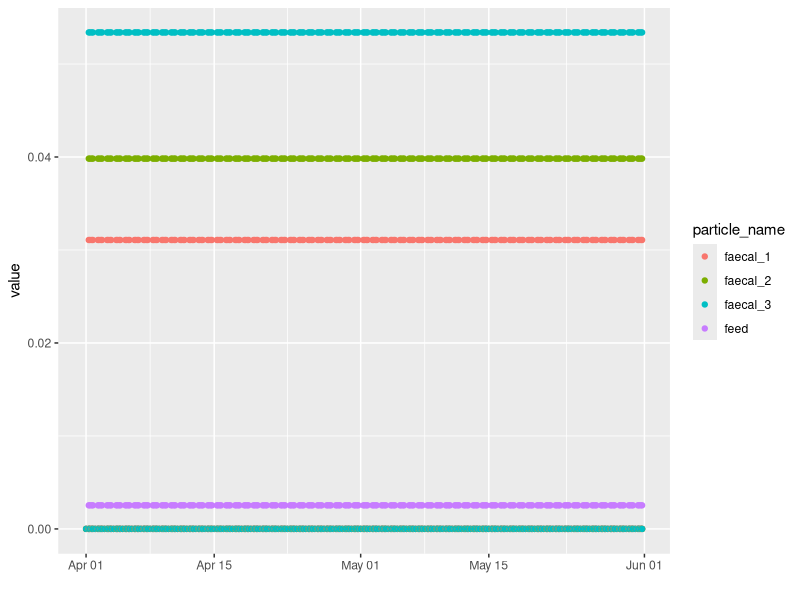

Here is the R script that generated this plot:
## ---- chunk 1
knitr::opts_chunk$set(collapse = TRUE)
## ---- chunk 2
#libraries
library(here)
library (dplyr)
library(tidyr)
library(ggplot2)
## ---- chunk 3
start_date<- "2021-04-01"
end_date<- "2021-05-31"

my_date_format<- "%Y-%m-%d %H:%M"
time_interval <- "1440 min"

time1 <- "00:01"
end_time <- "23:59"
time2 <- "06:59"
time3 <- "07:00"
time4 <- "10:00"
time5 <- "10:01"
time6 <- "14:59"
time7 <- "15:00"
time8 <- "18:00"
time9 <- "18:01"

feed_release <- 0.002536783
faecal1_release <- 0.031075596
faecal2_release <- 0.039827499
faecal3_release <- 0.05339929


start_time1<-as.POSIXct(paste(start_date, time1),format=my_date_format)
end_time1<-as.POSIXct(paste(end_date, end_time),format=my_date_format)
start_time2<-as.POSIXct(paste(start_date, time2),format=my_date_format)
end_time2<-as.POSIXct(paste(end_date, time2),format=my_date_format)
start_time3<-as.POSIXct(paste(start_date, time3),format=my_date_format)
end_time3<-as.POSIXct(paste(end_date, time3),format=my_date_format)
start_time4<-as.POSIXct(paste(start_date, time4),format=my_date_format)
end_time4<-as.POSIXct(paste(end_date, time4),format=my_date_format)
start_time5<-as.POSIXct(paste(start_date, time5),format=my_date_format)
end_time5<-as.POSIXct(paste(end_date, time5),format=my_date_format)
start_time6<-as.POSIXct(paste(start_date, time6),format=my_date_format)
end_time6<-as.POSIXct(paste(end_date, time6),format=my_date_format)
start_time7<-as.POSIXct(paste(start_date, time7),format=my_date_format)
end_time7<-as.POSIXct(paste(end_date, time7),format=my_date_format)
start_time8<-as.POSIXct(paste(start_date, time8),format=my_date_format)
end_time8<-as.POSIXct(paste(end_date, time8),format=my_date_format)
start_time9<-as.POSIXct(paste(start_date, time9),format=my_date_format)
end_time9<-as.POSIXct(paste(end_date, time9),format=my_date_format)

## ---- chunk 4
df1<-setNames(data.frame(seq(from=start_time1,to=end_time1,by=time_interval,format=my_date_format)),"time")
df2<-setNames(data.frame(seq(from=start_time2,to=end_time2,by=time_interval,format=my_date_format)),"time")
df3<-setNames(data.frame(seq(from=start_time3,to=end_time3,by=time_interval,format=my_date_format)),"time")
df4<-setNames(data.frame(seq(from=start_time4,to=end_time4,by=time_interval,format=my_date_format)),"time")
df5<-setNames(data.frame(seq(from=start_time5,to=end_time5,by=time_interval,format=my_date_format)),"time")
df6<-setNames(data.frame(seq(from=start_time6,to=end_time6,by=time_interval,format=my_date_format)),"time")
df7<-setNames(data.frame(seq(from=start_time7,to=end_time7,by=time_interval,format=my_date_format)),"time")
df8<-setNames(data.frame(seq(from=start_time8,to=end_time8,by=time_interval,format=my_date_format)),"time")
df9<-setNames(data.frame(seq(from=start_time9,to=end_time9,by=time_interval,format=my_date_format)),"time")

time_series<-Reduce(function(x,y) merge(x,y,by="time",all=TRUE) ,list(df1,df2,df3,df4,df5,df6,df7,df8,df9))
head(time_series)
## ---- chunk 5

time_series$date_time <- format(as.POSIXct(time_series$time), "%d-%m-%Y %H:%M")
#head(time_series)

time_series1 <- separate(data = time_series, col = date_time, into  = c('Date', 'Time'), sep = ' ')
head(time_series1)

# for feed
time_series1<-time_series1 %>%
     mutate(feed = case_when((Time == time3) ~ feed_release,
                              (Time == time4) ~ feed_release,
                              (Time == time7) ~ feed_release,
                              (Time == time8) ~ feed_release,
                            TRUE ~ 0))

# for fecal1
time_series1<-time_series1 %>%
     mutate(faecal_1= case_when((Time == time3) ~ faecal1_release,
                              (Time == time4) ~ faecal1_release,
                              (Time == time7) ~ faecal1_release,
                              (Time == time8) ~ faecal1_release,
                            TRUE ~ 0))
# for fecal2
time_series1<-time_series1 %>%
     mutate(faecal_2= case_when((Time == time3) ~ faecal2_release,
                              (Time == time4) ~ faecal2_release,
                              (Time == time7) ~ faecal2_release,
                              (Time == time8) ~ faecal2_release,
                            TRUE ~ 0))

# for fecal3
time_series1<-time_series1 %>%
     mutate(faecal_3= case_when((Time == time3) ~ faecal3_release,
                              (Time == time4) ~ faecal3_release,
                              (Time == time7) ~ faecal3_release,
                              (Time == time8) ~ faecal3_release,
                            TRUE ~ 0))
head(time_series1)

## ---- chunk 6

time_series1 <-time_series1 %>%
  unite("Date_time", Date:Time,na.rm = TRUE, remove = TRUE,sep=' ')
head(time_series1)
time_series2<-time_series1 %>%
  mutate(TIME = gsub('-', '/', Date_time))%>%
  select(TIME,feed,faecal_1,faecal_2,faecal_3)


head(time_series2)

#write.csv(time_series2, file="particle_release_time_series.csv",row.names = FALSE,quote=F)

## ---- chunk 7
time_series3 <-time_series1 [,c(1,3:6)]
time_series3 <-time_series3 %>%
  pivot_longer(-time,names_to = "particle_name",values_to = "value")
head(time_series3)

#plot
p <- ggplot(time_series3, aes(x=time, y=value,group=particle_name, colour=particle_name)) +
  geom_point() + 
  xlab("")
p
